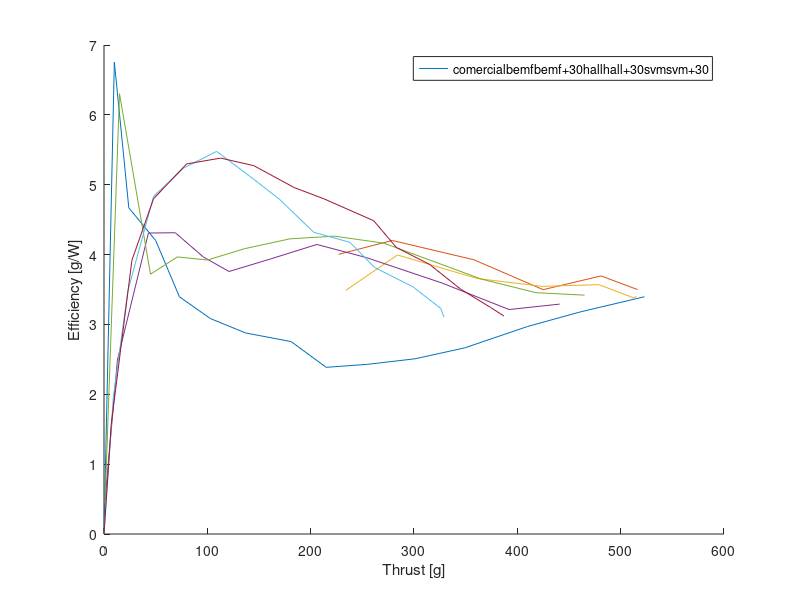
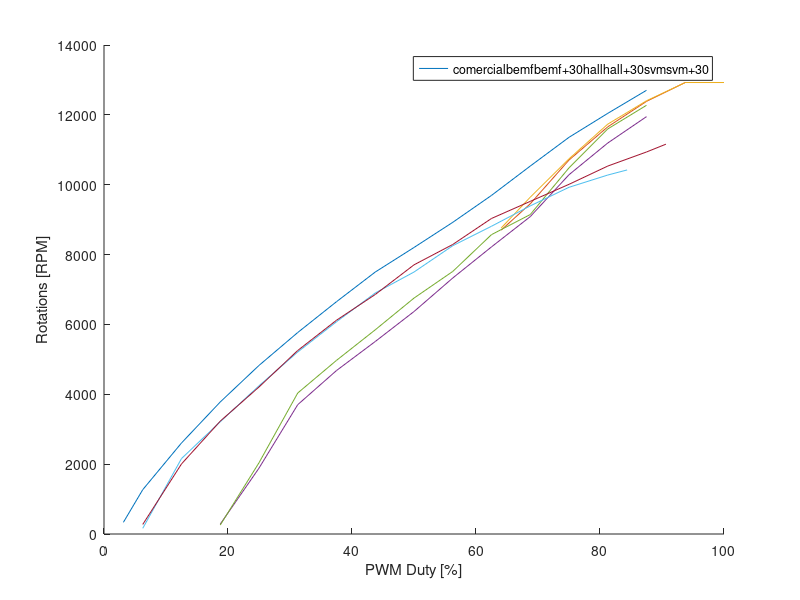
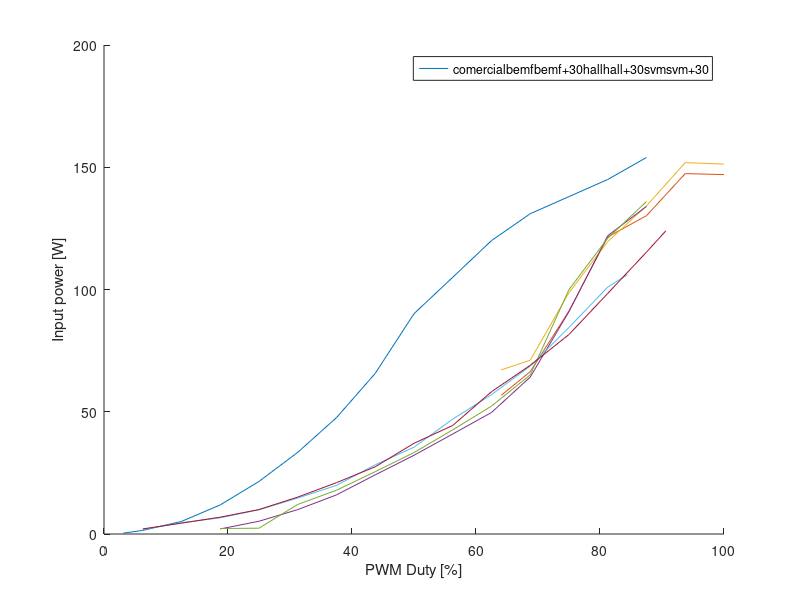
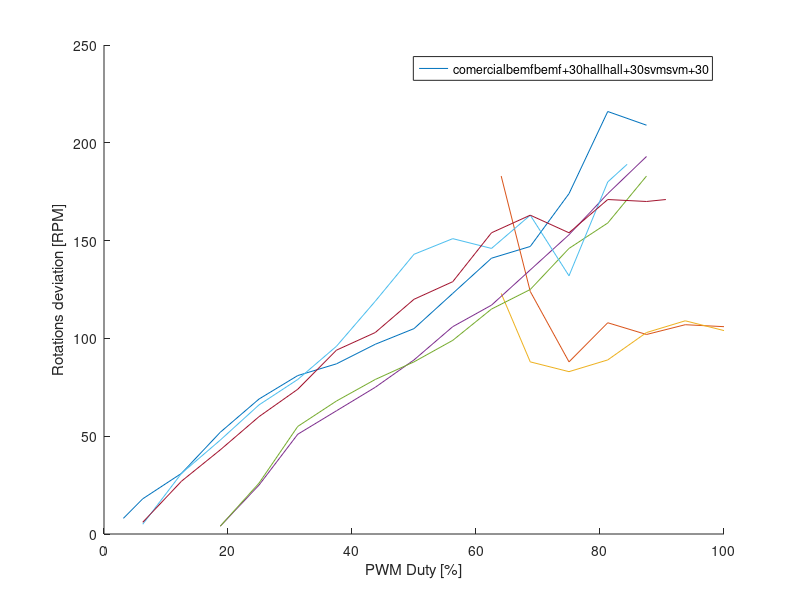

These charts were generated, in order, by the following MATLAB code:
%   _____ ____  __  __ ______ _____   _____ _____          _      
%  / ____/ __ \|  \/  |  ____|  __ \ / ____|_   _|   /\   | |     
% | |   | |  | | \  / | |__  | |__) | |      | |    /  \  | |     
% | |   | |  | | |\/| |  __| |  _  /| |      | |   / /\ \ | |     
% | |___| |__| | |  | | |____| | \ \| |____ _| |_ / ____ \| |____ 
%  \_____\____/|_|  |_|______|_|  \_\\_____|_____/_/    \_\______|

m1_prop = "6x4.5 triple";
m1_motor = "Tarot 1900kV";
m1_inv = "comercial";
m1_comm = "6-Step";
m1_U = 10;
m1_I = [0.035 0.148 0.514 1.19 2.15 3.34 4.76 6.57 9.01 10.5 12 13.1 13.8 14.5 15.4];
m1_in = [8 16 32 48 64 80 96 112 128 144 160 176 192 208 224];
m1_In = (m1_in*100)/256;
m1_Thrust = [     0    10    24    50    73   103   137   181   215   255   301   349   410   461   523];
m1_rpm = [ 334        1269        2606        3780        4826        5769        6651        7500        8203        8923        9694       10534       11357       12043       12703];
m1_rpm_dev = [  8    18    31    52    69    81    87    97   105   123   141   147   174   216   209];
m1_inv_temp = [ 31    31    31    31    33    34    36    40    44    50    55    61    68    71    81
];
m1_mot_temp = [27    28    30    32    35    38    43    48    54    62    72    85   103   125   150];
m1_p = m1_I * m1_U;
m1_eff = m1_Thrust./m1_p;

m2_prop = "7x6 duo";
m2_motor = "Tarot 1900kV";
m2_inv = "comercial";
m2_comm = "6-Step";
m2_U = 10;
m2_I = [ 0.0370    0.1820    0.7400    1.7600    3.4200    5.2500    7.1900    9.5000   11.5000   13.8000   15.7000   16.5000   17.1000];
m2_in = [8    16    32    48    64    80    96   112   128   144   160   176   192];
m2_In = (m2_in*100)/256;
m2_Thrust = [ 0     6    26    47    87   119   159   201   239   273   318   370   420];
m2_rpm = [ 326        1217        2391        3369        4406        5186        5889        6591        7191        7714        8246        8889        9463];
m2_rpm_dev = [ 5    14    29    47    64    75    80    81    99   123   149   188   172];
m2_inv_temp = [32    31    31    32    34    37    40    43    49    58    65    74    77];
m2_mot_temp = [ 29    29    30    32    37    42    48    56    67    79    93   118   150];
m2_p = m2_I * m2_U;
m2_eff = m2_Thrust./m2_p;

m3_prop = "8x4.5 duo";
m3_motor = "Tarot 1900kV";
m3_inv = "comercial";
m3_comm = "6-Step";
m3_U = 10;
m3_I = [ 0.0370    0.1730    0.7270    1.8200    3.6900    5.7900    7.9000   10.4000   12.9000   15.0000   16.9000   18.7000   18.7000];
m3_in = [ 8    16    32    48    64    80    96   112   128   144   160   176   180];
m3_In = (m3_in*100)/256;
m3_Thrust = [ 0     7    33    71   121   163   205   253   300   346   389   446   454];
m3_rpm = [326        1209        2297        3326        4286        4989        5614        6223        6711        7183        7594        8100        8169];
m3_rpm_dev = [  6    13    27    46    61    64    67    75    90   105   106   111   121];
m3_inv_temp = [  32    31    31    31    34    37    40    46    51    60    67    75    79];
m3_mot_temp = [    29    29    30    33    39    45    53    63    77    92   112   141   151];
m3_p = m3_I * m3_U;
m3_eff = m3_Thrust./m3_p;

%  ____  ______ __  __ ______             __        _____ _______ ______ _____  
% |  _ \|  ____|  \/  |  ____|    _      / /       / ____|__   __|  ____|  __ \ 
% | |_) | |__  | \  / | |__     _| |_   / /_ _____| (___    | |  | |__  | |__) |
% |  _ <|  __| | |\/| |  __|   |_   _| | '_ \______\___ \   | |  |  __| |  ___/ 
% | |_) | |____| |  | | |        |_|   | (_) |     ____) |  | |  | |____| |     
% |____/|______|_|  |_|_|               \___/     |_____/   |_|  |______|_|     
                                                                           
m4_prop = "6x4.5 triple";
m4_motor = "Tarot 1900kV";
m4_inv = "uber";
m4_comm = "6-Step";
m4_U = 10;
m4_I = [5.6700    6.6400    9.1200   12.1500   13.0200   14.7400   14.7000];
m4_in = [164   176   192   208   224   240   256];
m4_In = (m4_in*100)/256;
m4_Thrust = [  227   279   358   425   481   516   516];
m4_rpm = [8700        9454       10706       11657       12386       12926       12926];
m4_rpm_dev = [183   124    88   108   102   107   106];
m4_inv_temp = [ 79    76    85    68    70    72    70];
m4_mot_temp = [76    76    98   116   126   142   141];
m4_p = m4_I * m4_U;
m4_eff = m4_Thrust./m4_p;

m5_prop = "6x4.5 triple";
m5_motor = "Tarot 1900kV";
m5_inv = "developed";
m5_comm = "6-Step";
m5_shift = 30;
m5_U = 10;
m5_I = [6.7100    7.1100    9.8700   11.9600   13.4200   15.1900   15.1300];
m5_in = [164   176   192   208   224   240   256];
m5_In = (m5_in*100)/256;
m5_Thrust = [234   284   361   424   479   513   515];
m5_rpm = [8760        9643       10740       11734       12403       12926       12926];
m5_rpm_dev = [123    88    83    89   103   109   104];
m5_inv_temp = [80    82    89    68    71    74    73];
m5_mot_temp = [89    87   106   124   134   149   150];
m5_p = m5_I * m5_U;
m5_eff = m5_Thrust./m5_p;

m6_prop = "7x6 duo";
m6_motor = "Tarot 1900kV";
m6_inv = "developed";
m6_comm = "6-Step";
m6_U = 10;
m6_I = [ 5.8700    9.2200   12.1000];
m6_in = [ 160   176   192];
m6_In = (m6_in*100)/256;
m6_Thrust = [  208   290   368];
m6_rpm = [6849        7929        8846];
m6_rpm_dev = [ 79    91    78];
m6_inv_temp = [81    99   107];
m6_mot_temp = [92   110   149];
m6_p = m6_I * m6_U;
m6_eff = m6_Thrust./m6_p;

m7_prop = "7x6 duo";
m7_motor = "Tarot 1900kV";
m7_inv = "developed";
m7_comm = "6-Step";
m7_shift = 30;
m7_U = 10;
m7_I = [6.3000    8.3500    9.7000   10.0000];
m7_in = [148   160   176   184];
m7_In = (m7_in*100)/256;
m7_Thrust = [ 192   215   288   315];
m7_rpm = [6566        6994        7877        8229];
m7_rpm_dev = [76   163   103    57];
m7_inv_temp = [86    95   107   101];
m7_mot_temp = [ 106   135   142   149];
m7_p = m7_I * m7_U;
m7_eff = m7_Thrust./m7_p;

m8_prop = "8x4.5 duo";
m8_motor = "Tarot 1900kV";
m8_inv = "developed";
m8_comm = "6-Step";
m8_U = 10;
m8_I = [6.4000    9.5000   10.8000];
m8_in = [160   176   184];
m8_In = (m8_in*100)/256;
m8_Thrust = [261   346   393];
m8_rpm = [6497        7406        7834];
m8_rpm_dev = [56    81    58];
m8_inv_temp = [76    94    98];
m8_mot_temp = [97   128   150];
m8_p = m8_I * m8_U;
m8_eff = m8_Thrust./m8_p;

m9_prop = "8x4.5 duo";
m9_motor = "Tarot 1900kV";
m9_inv = "developed";
m9_comm = "6-Step";
m9_U = 10;
m9_I = [ 8.7000   10.3000];
m9_in = [164   176];
m9_In = (m9_in*100)/256;
m9_Thrust = [ 293   317];
m9_rpm = [6746        7054];
m9_rpm_dev = [59   104];
m9_inv_temp = [94   102];
m9_mot_temp = [125   155];
m9_p = m9_I * m9_U;
m9_eff = m9_Thrust./m9_p;

%   _    _          _      _                  __        _____ _______ ______ _____  
%  | |  | |   /\   | |    | |         _      / /       / ____|__   __|  ____|  __ \ 
%  | |__| |  /  \  | |    | |       _| |_   / /_ _____| (___    | |  | |__  | |__) |
%  |  __  | / /\ \ | |    | |      |_   _| | '_ \______\___ \   | |  |  __| |  ___/ 
%  | |  | |/ ____ \| |____| |____    |_|   | (_) |     ____) |  | |  | |____| |     
%  |_|  |_/_/    \_\______|______|          \___/     |_____/   |_|  |______|_|     
                                                                                

m10_prop = "6x4.5 triple";
m10_motor = "Tarot 1900kV";
m10_inv = "uber";
m10_comm = "6-Step";
m10_U = 10;
m10_I = [ 0.2070    0.5220    0.9980    1.6000    2.4200    3.2200    4.0900    4.9700    6.4200    9.1000   12.2000   13.4000];
m10_in = [ 48    64    80    96   112   128   144   160   176   192   208   224];
m10_In = (m10_in*100)/256;
m10_Thrust = [1    13    43    69    96   121   161   206   254   327   392   441];
m10_rpm = [283        1886        3703        4680        5511        6369        7329        8220        9086       10286       11194       11949];
m10_rpm_dev = [4    25    51    63    75    89   106   117   135   153   174   193];
m10_inv_temp = [37    41    45    49    57    60    64    69    75    88    80    85];
m10_mot_temp = [32    33    34    36    43    47    53    60    69    92   124   146];
m10_p = m10_I * m10_U;
m10_eff = m10_Thrust./m10_p;

m11_prop = "6x4.5 triple";
m11_motor = "Tarot 1900kV";
m11_inv = "developed";
m11_comm = "6-Step";
m11_shift = 30;
m11_U = 10;
m11_I = [0.2240    0.2380    1.2100    1.7900    2.5500    3.3300    4.2600    5.2300    6.5100   10.0000   12.1000   13.6000];
m11_in = [48    64    80    96   112   128   144   160   176   192   208   224];
m11_In = (m11_in*100)/256;
m11_Thrust = [ 1    15    45    71   100   136   180   223   271   365   418   465];
m11_rpm = [257        2040        4037        4971        5846        6754        7517        8571        9146       10483       11597       12274];
m11_rpm_dev = [4    26    55    68    79    88    99   115   125   146   159   183];
m11_inv_temp = [34    41    46    51    56    62    66    72    77    90    75    80];
m11_mot_temp = [29    32    26    40    44    49    55    61    70    97   115   137];
m11_p = m11_I * m11_U;
m11_eff = m11_Thrust./m11_p;

m12_prop = "7x6 duo";
m12_motor = "Tarot 1900kV";
m12_inv = "developed";
m12_comm = "6-Step";
m12_U = 10;
m12_I = [0.2690    0.6450    1.2500    2.1600    3.1300    3.9500    5.1600    6.5800    8.4100   11.6000];
m12_in = [48    64    80    96   112   128   144   160   176   192];
m12_In = (m12_in*100)/256;
m12_Thrust = [1    18    43    71   105   139   175   214   260   317];
m12_rpm = [343        1954        3111        3951        4774        5323        6197        6874        7534        8280];
m12_rpm_dev = [5    26    43    56    65    74    81    93   120   120];
m12_inv_temp = [36    42    45    51    57    62    69    75    84   101];
m12_mot_temp = [ 31    32    35    41    48    55    66    80   103   145];
m12_p = m12_I * m12_U;
m12_eff = m12_Thrust./m12_p;

m13_prop = "7x6 duo";
m13_motor = "Tarot 1900kV";
m13_inv = "developed";
m13_comm = "6-Step";
m13_shift = 30;
m13_U = 10;
m13_I = [ 0.2630    0.6100    1.3400    2.3000    3.1600    4.0900    5.3100    6.6200    8.5100   11.6000];
m13_in = [  48    64    80    96   112   128   144   160   176   192];
m13_In = (m13_in*100)/256;
m13_Thrust = [1    15    44    81   113   149   189   231   279   344];
m13_rpm = [386        1860        3240        4251        5040        5760        6480        7149        7791        8554];
m13_rpm_dev = [ 5    25    45    59    67    74    78    93   112   137];
m13_inv_temp = [39    43    48    56    62    69    74    85    93   104];
m13_mot_temp = [34    34    37    44    51    59    69    87   104   141];
m13_p = m13_I * m13_U;
m13_eff = m13_Thrust./m13_p;

m14_prop = "8x4.5 duo";
m14_motor = "Tarot 1900kV";
m14_inv = "developed";
m14_comm = "6-Step";
m14_U = 10;
m14_I = [0.2490    0.5940    1.3500    2.1800    3.1500    4.1500    5.4400    6.7500    8.9300   10.6000];
m14_in = [48    64    80    96   112   128   144   160   176   184];
m14_In = (m14_in*100)/256;
m14_Thrust = [1    17    58    92   136   184   233   276   337   368];
m14_rpm = [283        1723        3077        3797        4620        5331        6034        6574        7234        7491];
m14_rpm_dev = [4    22    39    59    62    69    80    76    98   111];
m14_inv_temp = [39    41    46    50    55    63    69    75    86    98];
m14_mot_temp = [ 36    36    37    42    48    58    70    87   118   150];
m14_p = m14_I * m14_U;
m14_eff = m14_Thrust./m14_p;

m15_prop = "8x4.5 duo";
m15_motor = "Tarot 1900kV";
m15_inv = "developed";
m15_comm = "6-Step";
m15_U = 10;
m15_I = [290.0000  672.0000    1.3700    2.2400    3.1200    4.3000    5.5100    6.9100    8.7200   11.0000];
m15_in = [48    64    80    96   112   128   144   160   176   184];
m15_In = (m15_in*100)/256;
m15_Thrust = [1    22    63   103   145   202   252   303   349   433];
m15_rpm = [437        2040        3146        4011        4774        5623        6231        6814        7371        7817];
m15_rpm_dev = [ 6    27    43    56    63    72    77    69    97   111];
m15_inv_temp = [33    38    45    50    56    63    70    79    86    98];
m15_mot_temp = [31    32    36    42    49    59    72    90   110   145];
m15_p = m15_I * m15_U;
m15_eff = m15_Thrust./m15_p;

%   _    _          _      _                 _______      ____  __ 
%  | |  | |   /\   | |    | |         _     / ____\ \    / /  \/  |
%  | |__| |  /  \  | |    | |       _| |_  | (___  \ \  / /| \  / |
%  |  __  | / /\ \ | |    | |      |_   _|  \___ \  \ \/ / | |\/| |
%  | |  | |/ ____ \| |____| |____    |_|    ____) |  \  /  | |  | |
%  |_|  |_/_/    \_\______|______|         |_____/    \/   |_|  |_|

m16_prop = "6x4.5 triple";
m16_motor = "Tarot 1900kV";
m16_inv = "uber";
m16_comm = "6-Step";
m16_U = 10;
m16_I = [0.184	0.46	0.662	0.993	1.47	1.99	2.83	3.55	4.7	5.7	6.87	8.45	10.1	10.6];
m16_in = [16	32	48	64	80	96	112	128	144	160	176	192	208	216];
m16_In = (m16_in*100)/256;
m16_Thrust = [0	9	23	48	77	109	144	170	203	238	262	299	326	329];
m16_rpm = [163	2160	3214	4243	5211	6077	6900	7500	8254	8811	9394	9926	10277	10423];
m16_rpm_dev = [5	31	48	66	79	96	119	143	151	146	163	132	180	189];
m16_inv_temp = [37	36	35	36	37	38	41	45	50	55	60	66	75	81];
m16_mot_temp = [36	35	34	35	37	41	49	56	69	78	91	112	138	150];
m16_p = m16_I * m16_U;
m16_eff = m16_Thrust./m16_p;

m17_prop = "6x4.5 triple";
m17_motor = "Tarot 1900kV";
m17_inv = "developed";
m17_comm = "svm";
m17_shift = 30;
m17_U = 10;
m17_I = [0.208	0.445	0.689	1	1.51	2.1	2.75	3.71	4.44	5.82	6.9	8.16	9.84	11.53	12.4];
m17_in = [16	32	48	64	80	96	112	128	144	160	176	192	208	224	232];
m17_In = (m17_in*100)/256;
m17_Thrust = [0	7	27	48	80	113	145	184	213	261	283	315	345	374	387];
m17_rpm = [274	2006	3231	4209	5254	6120	6857	7706	8289	9034	9523	10011	10534	10937	11160];
m17_rpm_dev = [6	27	43	60	74	94	103	120	129	154	163	154	171	170	171];
m17_inv_temp = [35	35	35	35	36	38	40	43	47	52	58	64	72	80	86];
m17_mot_temp = [34	35	35	35	38	41	45	52	58	67	80	94	115	137	150];
m17_p = m17_I * m17_U;
m17_eff = m17_Thrust./m17_p;

m18_prop = "7x6 duo";
m18_motor = "Tarot 1900kV";
m18_inv = "developed";
m18_comm = "svm";
m18_U = 10;
m18_I = [0.187	0.425	0.735	1.18	1.77	2.48	3.44	4.48	5.78	7.31	9.02];
m18_in = [16	32	48	64	80	96	112	128	144	160	176];
m18_In = (m18_in*100)/256;
m18_Thrust = [1	16	37	63	91	124	155	189	217	248	274];
m18_rpm = [291	1817	2863	3711	4491	5229	5871	6446	6909	7329	7680];
m18_rpm_dev = [4	28	45	64	86	94	111	137	137	146	163];
m18_inv_temp = [33	33	34	45	37	43	46	52	59	70	77];
m18_mot_temp = [29	30	32	35	40	48	58	76	96	123	150];
m18_p = m18_I * m18_U;
m18_eff = m18_Thrust./m18_p;

m19_prop = "7x6 duo";
m19_motor = "Tarot 1900kV";
m19_inv = "developed";
m19_comm = "svm";
m19_shift = 30;
m19_U = 10;
m19_I = [0.191	0.442	0.753	1.2	1.78	2.5	3.41	4.51	5.74	6.95	8.68	10.3];
m19_in = [16	32	48	64	80	96	112	128	144	160	176	192];
m19_In = (m19_in*100)/256;
m19_Thrust = [1	13	39	65	95	128	163	200	235	261	296	325];
m19_rpm = [274	1800	2863	3737	4526	5271	5914	6514	7020	7449	7894	8263];
m19_rpm_dev = [4	29	46	63	82	94	111	129	137	154	163	189];
m19_inv_temp = [30	33	34	36	38	42	46	54	58	65	73	81];
m19_mot_temp = [28	30	32	35	40	47	55	66	80	98	120	145];
m19_p = m19_I * m19_U;
m19_eff = m19_Thrust./m19_p;

m20_prop = "8x4.5 duo";
m20_motor = "Tarot 1900kV";
m20_inv = "developed";
m20_comm = "svm";
m20_U = 10;
m20_I = [0.19	0.428	0.759	1.22	1.83	2.26	3.62	4.73	6.13	7.75	8.47];
m20_in = [16	32	48	64	80	96	112	128	144	160	168];
m20_In = (m20_in*100)/256;
m20_Thrust = [1	15	45	80	121	162	207	242	275	302	317];
m20_rpm = [291	1800	2811	3651	4397	5083	5691	6214	6617	6951	7097];
m20_rpm_dev = [4	27	46	57	83	103	120	137	154	197	180];
m20_inv_temp = [28	28	31	33	36	39	43	49	57	65	72];
m20_mot_temp = [29	30	32	35	42	50	62	80	102	132	150];
m20_p = m20_I * m20_U;
m20_eff = m20_Thrust./m20_p;

m21_prop = "8x4.5 duo";
m21_motor = "Tarot 1900kV";
m21_inv = "developed";
m21_comm = "svm";
m21_U = 10;
m21_I = [0.2	0.446	0.778	1.37	1.86	2.64	3.66	4.86	6.1	7.62	9.18	10];
m21_in = [16	32	48	64	80	96	112	128	144	160	176	184];
m21_In = (m21_in*100)/256;
m21_Thrust = [1	17	47	108	139	182	219	251	289	331	369	386];
m21_rpm = [274	1783	2820	3823	4414	5117	5726	6283	6703	7106	7483	7637];
m21_rpm_dev = [4	27	45	69	81	100	123	135	189	189	180	171];
m21_inv_temp = [32	33	32	34	36	40	45	49	57	63	72	77];
m21_mot_temp = [32	32	33	37	40	48	58	70	88	110	138	150];
m21_p = m21_I * m21_U;
m21_eff = m21_Thrust./m21_p;

%%%%%%%%%%%%%%%%%%%%%%%%%%%%%%%%%%%%%%%%%%%%%%%%%%%%%%%%%%%%%%%%
%%%%%%%%%%%%%%%%%%%%%%%%%%%%%%%%%%%%%%%%%%%%%%%%%%%%%%%%%%%%%%%%
%%%%%%%%%%%%%%%%%%%%%%%%%%%%%%%%%%%%%%%%%%%%%%%%%%%%%%%%%%%%%%%%

close all;

figure(1);

subplot(2,2,1);
plot(m1_In,m1_Thrust);
hold on;
plot(m2_In,m2_Thrust);
hold on;
plot(m3_In,m3_Thrust);
grid on;
legend({m1_prop,m2_prop,m3_prop},'Location','southeast');
title("Input pover vs Thrust");
xlabel("PWM duty");
ylabel("Thrust [g]");

subplot(2,2,2);
plot(m1_In,m1_rpm);
hold on;
plot(m2_In,m2_rpm);
hold on;
plot(m3_In,m3_rpm);
grid on;
legend({m1_prop,m2_prop,m3_prop},'Location','southeast');
title("Input pover vs RPM");
xlabel("PWM duty");
ylabel("Rotations [RPM]");

subplot(2,2,3);
plot(m1_In,m1_mot_temp);
hold on;
plot(m2_In,m2_mot_temp);
hold on;
plot(m3_In,m3_mot_temp);
grid on;
legend({m1_prop,m2_prop,m3_prop},'Location','southeast');
title("Input pover vs motor temperature");
xlabel("PWM duty");
ylabel("Motor temperature [°C]");

subplot(2,2,4);
plot(m1_In,m1_eff);
hold on;
plot(m2_In,m2_eff);
hold on;
plot(m3_In,m3_eff);
grid on;
legend({m1_prop,m2_prop,m3_prop},'Location','southeast');
title("Input pover vs Efficency");
xlabel("PWM duty");
ylabel("Efficency [g/W]");

figure(2);

subplot(2,2,1);
plot(m4_In,m4_Thrust);
hold on;
plot(m6_In,m6_Thrust);
hold on;
plot(m8_In,m8_Thrust);
grid on;
legend({m4_prop,m6_prop,m8_prop},'Location','southeast');
title("Input pover vs Thrust");
xlabel("PWM duty");
ylabel("Thrust [g]");

subplot(2,2,2);
plot(m4_In,m4_rpm);
hold on;
plot(m6_In,m6_rpm);
hold on;
plot(m8_In,m8_rpm);
grid on;
legend({m4_prop,m6_prop,m8_prop},'Location','southeast');
title("Input pover vs RPM");
xlabel("PWM duty");
ylabel("Rotations [RPM]");

subplot(2,2,3);
plot(m4_In,m4_mot_temp);
hold on;
plot(m6_In,m6_mot_temp);
hold on;
plot(m8_In,m8_mot_temp);
grid on;
legend({m4_prop,m6_prop,m8_prop},'Location','southeast');
title("Input pover vs motor temperature");
xlabel("PWM duty"); 
ylabel("Motor temperature [°C]");

subplot(2,2,4);
plot(m4_In,m4_eff);
hold on;
plot(m6_In,m6_eff);
hold on;
plot(m8_In,m8_eff);
grid on;
legend({m4_prop,m6_prop,m8_prop},'Location','southeast');
title("Input pover vs Efficency");
xlabel("PWM duty");
ylabel("Efficency [g/W]");

figure(3);

subplot(2,2,1);
plot(m5_In,m5_Thrust);
hold on;
plot(m7_In,m7_Thrust);
hold on;
plot(m9_In,m9_Thrust);
grid on;
legend({m5_prop,m7_prop,m9_prop},'Location','southeast');
title("Input pover vs Thrust");
xlabel("PWM duty");
ylabel("Thrust [g]");

subplot(2,2,2);
plot(m5_In,m5_rpm);
hold on;
plot(m7_In,m7_rpm);
hold on;
plot(m9_In,m9_rpm);
grid on;
legend({m5_prop,m7_prop,m9_prop},'Location','southeast');
title("Input pover vs RPM");
xlabel("PWM duty");
ylabel("Rotations [RPM]");

subplot(2,2,3);
plot(m5_In,m5_mot_temp);
hold on;
plot(m7_In,m7_mot_temp);
hold on;
plot(m9_In,m9_mot_temp);
grid on;
legend({m5_prop,m7_prop,m9_prop},'Location','southeast');
title("Input pover vs motor temperature");
xlabel("PWM duty");
ylabel("Motor temperature [°C]");

subplot(2,2,4);
plot(m5_In,m5_eff);
hold on;
plot(m7_In,m7_eff);
hold on;
plot(m9_In,m9_eff);
grid on;
legend({m5_prop,m7_prop,m9_prop},'Location','southeast');
title("Input pover vs Efficency");
xlabel("PWM duty");
ylabel("Efficency [g/W]");

figure(4);

subplot(2,2,1);
plot(m10_In,m10_Thrust);
hold on;
plot(m12_In,m12_Thrust);
hold on;
plot(m14_In,m14_Thrust);
grid on;
legend({m10_prop,m12_prop,m14_prop},'Location','southeast');
title("Input pover vs Thrust");
xlabel("PWM duty");
ylabel("Thrust [g]");

subplot(2,2,2);
plot(m10_In,m10_rpm);
hold on;
plot(m12_In,m12_rpm);
hold on;
plot(m14_In,m14_rpm);
grid on;
legend({m10_prop,m12_prop,m14_prop},'Location','southeast');
title("Input pover vs RPM");
xlabel("PWM duty");
ylabel("Rotations [RPM]");

subplot(2,2,3);
plot(m10_In,m10_mot_temp);
hold on;
plot(m12_In,m12_mot_temp);
hold on;
plot(m14_In,m14_mot_temp);
grid on;
legend({m10_prop,m12_prop,m14_prop},'Location','southeast');
title("Input pover vs motor temperature");
xlabel("PWM duty");
ylabel("Motor temperature [°C]");

subplot(2,2,4);
plot(m10_In,m10_eff);
hold on;
plot(m12_In,m12_eff);
hold on;
plot(m14_In,m14_eff);
grid on;
legend({m10_prop,m12_prop,m14_prop},'Location','southeast');
title("Input pover vs Efficency");
xlabel("PWM duty");
ylabel("Efficency [g/W]");

figure(5);

subplot(2,2,1);
plot(m11_In,m11_Thrust);
hold on;
plot(m13_In,m13_Thrust);
hold on;
plot(m15_In,m15_Thrust);
grid on;
legend({m11_prop,m13_prop,m15_prop},'Location','southeast');
title("Input pover vs Thrust");
xlabel("PWM duty");
ylabel("Thrust [g]");

subplot(2,2,2);
plot(m11_In,m11_rpm);
hold on;
plot(m13_In,m13_rpm);
hold on;
plot(m15_In,m15_rpm);
grid on;
legend({m11_prop,m13_prop,m15_prop},'Location','southeast');
title("Input pover vs RPM");
xlabel("PWM duty");
ylabel("Rotations [RPM]");

subplot(2,2,3);
plot(m11_In,m11_mot_temp);
hold on;
plot(m13_In,m13_mot_temp);
hold on;
plot(m15_In,m15_mot_temp);
grid on;
legend({m11_prop,m13_prop,m15_prop},'Location','southeast');
title("Input pover vs motor temperature");
xlabel("PWM duty");
ylabel("Motor temperature [°C]");

subplot(2,2,4);
plot(m11_In,m11_eff);
hold on;
plot(m13_In,m13_eff);
hold on;
plot(m15_In,m15_eff);
grid on;
legend({m11_prop,m13_prop,m15_prop},'Location','southeast');
title("Input pover vs Efficency");
xlabel("PWM duty");
ylabel("Efficency [g/W]");

figure(6);

subplot(2,2,1);
plot(m16_In,m16_Thrust);
hold on;
plot(m18_In,m18_Thrust);
hold on;
plot(m20_In,m20_Thrust);
grid on;
legend({m16_prop,m18_prop,m20_prop},'Location','southeast');
title("Input pover vs Thrust");
xlabel("PWM duty");
ylabel("Thrust [g]");

subplot(2,2,2);
plot(m16_In,m16_rpm);
hold on;
plot(m18_In,m18_rpm);
hold on;
plot(m20_In,m20_rpm);
grid on;
legend({m16_prop,m18_prop,m20_prop},'Location','southeast');
title("Input pover vs RPM");
xlabel("PWM duty");
ylabel("Rotations [RPM]");

subplot(2,2,3);
plot(m16_In,m16_mot_temp);
hold on;
plot(m18_In,m18_mot_temp);
hold on;
plot(m20_In,m20_mot_temp);
grid on;
legend({m16_prop,m18_prop,m20_prop},'Location','southeast');
title("Input pover vs motor temperature");
xlabel("PWM duty");
ylabel("Motor temperature [°C]");

subplot(2,2,4);
plot(m16_In,m16_eff);
hold on;
plot(m18_In,m18_eff);
hold on;
plot(m20_In,m20_eff);
grid on;
legend({m16_prop,m18_prop,m20_prop},'Location','southeast');
title("Input pover vs Efficency");
xlabel("PWM duty");
ylabel("Efficency [g/W]");

figure(7);

subplot(2,2,1);
plot(m17_In,m17_Thrust);
hold on;
plot(m19_In,m19_Thrust);
hold on;
plot(m21_In,m21_Thrust);
grid on;
legend({m17_prop,m19_prop,m21_prop},'Location','southeast');
title("Input pover vs Thrust");
xlabel("PWM duty");
ylabel("Thrust [g]");

subplot(2,2,2);
plot(m17_In,m17_rpm);
hold on;
plot(m19_In,m19_rpm);
hold on;
plot(m21_In,m21_rpm);
grid on;
legend({m17_prop,m19_prop,m21_prop},'Location','southeast');
title("Input pover vs RPM");
xlabel("PWM duty");
ylabel("Rotations [RPM]");

subplot(2,2,3);
plot(m17_In,m17_mot_temp);
hold on;
plot(m19_In,m19_mot_temp);
hold on;
plot(m21_In,m21_mot_temp);
grid on;
legend({m17_prop,m19_prop,m21_prop},'Location','southeast');
title("Input pover vs motor temperature");
xlabel("PWM duty");
ylabel("Motor temperature [°C]");

subplot(2,2,4);
plot(m17_In,m17_eff);
hold on;
plot(m19_In,m19_eff);
hold on;
plot(m21_In,m21_eff);
grid on;
legend({m17_prop,m19_prop,m21_prop},'Location','southeast');
title("Input pover vs Efficency");
xlabel("PWM duty");
ylabel("Efficency [g/W]");

figure(8);
hold on;
plot(m1_Thrust,m1_eff);
plot(m4_Thrust,m4_eff);
plot(m5_Thrust,m5_eff);
plot(m10_Thrust,m10_eff);
plot(m11_Thrust,m11_eff);
plot(m16_Thrust,m16_eff);
plot(m17_Thrust,m17_eff);

legend(["comercial","bemf","bemf+30","hall","hall+30","svm","svm+30"])
ylabel(["Efficiency [g/W]"])
xlabel(["Thrust [g]"])
%left-upper corner
set(gcf, 'Position', [1.8000 885.8000 1444 760.8000]);
saveas(gcf,'meas_1','epsc');

figure(9)
hold on
plot(m1_In,m1_rpm);
plot(m4_In,m4_rpm);
plot(m5_In,m5_rpm);
plot(m10_In,m10_rpm);
plot(m11_In,m11_rpm);
plot(m16_In,m16_rpm);
plot(m17_In,m17_rpm);

legend(["comercial","bemf","bemf+30","hall","hall+30","svm","svm+30"])
ylabel(["Rotations [RPM]"]);
xlabel(["PWM Duty [%]"]);
%left-bottom corner
set(gcf, 'Position', [1.8000 41.8000 1444 760.8000]);
saveas(gcf,'meas_2','epsc')

figure(10);
hold on
plot(m1_In,m1_p);
plot(m4_In,m4_p);
plot(m5_In,m5_p);
plot(m10_In,m10_p);
plot(m11_In,m11_p);
plot(m16_In,m16_p);
plot(m17_In,m17_p);

legend(["comercial","bemf","bemf+30","hall","hall+30","svm","svm+30"])
ylabel(["Input power [W]"]);
xlabel(["PWM Duty [%]"]);
%right-upper corner
set(gcf, 'Position', [1.4474e+03 885.8000 1.4448e+03 760.8000]);
saveas(gcf,'meas_3','epsc')

figure(11)
hold on
plot(m1_In,m1_rpm_dev)
plot(m4_In,m4_rpm_dev)
plot(m5_In,m5_rpm_dev)
plot(m10_In,m10_rpm_dev)
plot(m11_In,m11_rpm_dev)
plot(m16_In,m16_rpm_dev)
plot(m17_In,m17_rpm_dev)

legend(["comercial","bemf","bemf+30","hall","hall+30","svm","svm+30"])
ylabel(["Rotations deviation [RPM]"]);
xlabel(["PWM Duty [%]"]);
%right-upper corner
set(gcf, 'Position', [1.4474e+03 41.8000 1.4448e+03 760.8000]);
saveas(gcf,'meas_4','epsc')
